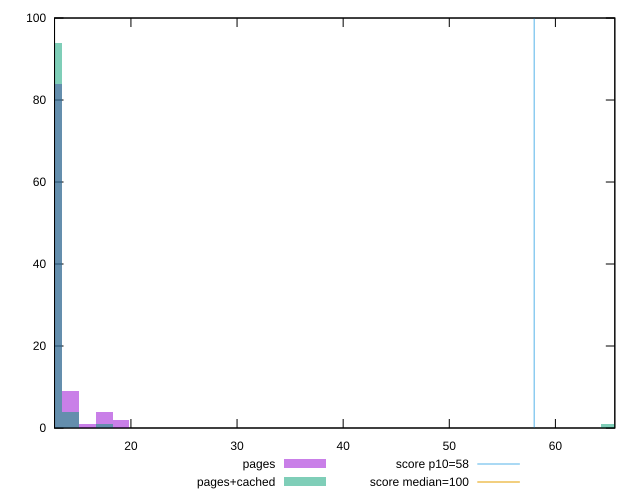

Recreate this plot in gnuplot.
reset

$pages <<EOF
12.708448876833925 84
19.062673315250887 2
15.885561096042407 1
17.474117205646646 4
14.297004986438166 9
EOF

$pagesCached <<EOF
65.13080049377386 1
12.708448876833925 94
14.297004986438166 4
17.474117205646646 1
EOF

set key outside below
set boxwidth 1.5885561096042407
set xrange [12.8:65.59999999999927]
set yrange [0:100]
set trange [0:100]
set style fill transparent solid 0.5 noborder

set parametric
set terminal svg size 640, 500 enhanced background rgb 'white'
set output "report_00018_2021-02-10T15-25-16.877Z/estimated-input-latency/comparison/histogram/0_vs_1.svg"

plot $pages title "pages" with boxes, \
     $pagesCached title "pages+cached" with boxes, \
     58,t title "score p10=58", \
     100,t title "score median=100"

reset
